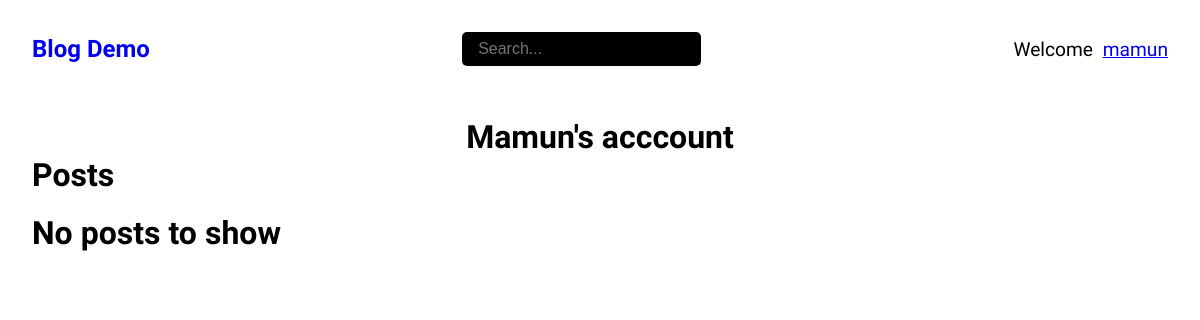
Page /my_account/ (signed in) on the earlier database version.
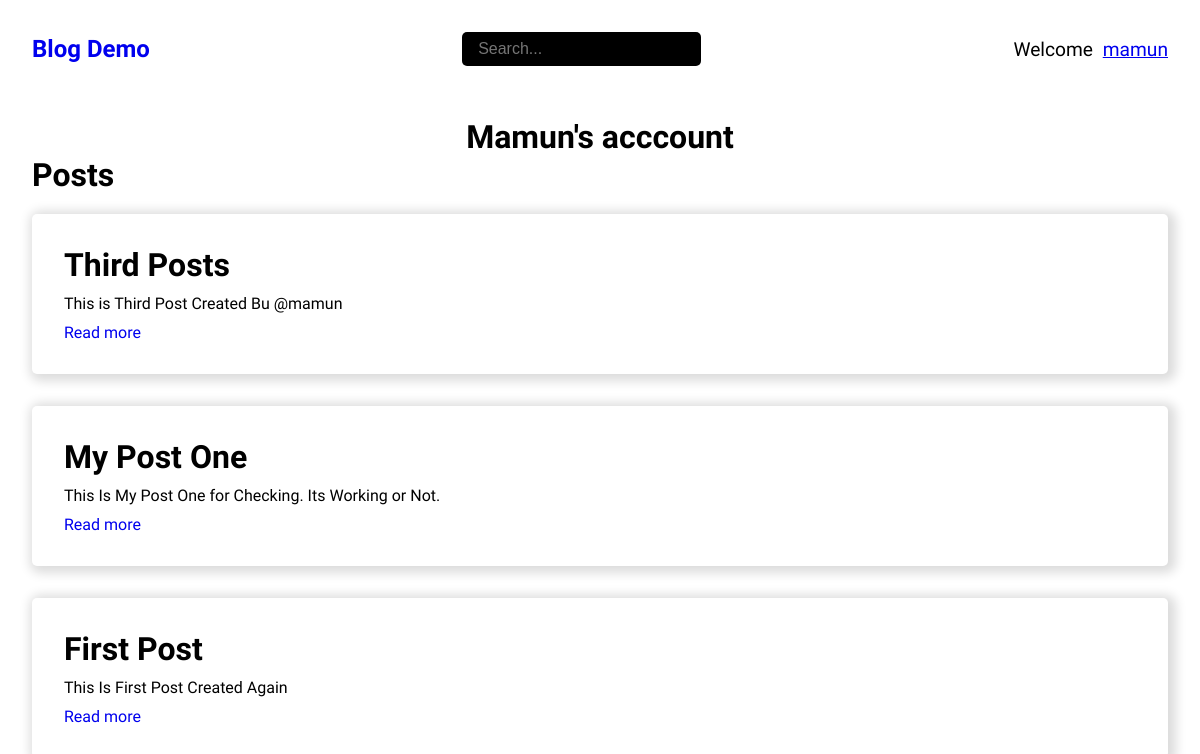
Same page on the later database version.
### blog/models.py (models this page shows, shortened)
class Post(models.Model):
    title = models.CharField(max_length=100)
    body = models.TextField()
    author = models.ForeignKey(User, on_delete = models.CASCADE, null=True, blank=True)
    created = models.DateTimeField(auto_now_add=True)
    updated = models.DateTimeField(auto_now=True)
    class Meta:
        ordering = ["-created"]

### blog/views.py (the view)
# urls.py: path("my_account/", views.myAccount, name="my_account"),
@login_required(login_url="login")
def myAccount(request):
    user = request.user
    user_posts = Post.objects.filter(author=user)
    context = {"posts":user_posts}
    context["capitalize_username"] = request.user.username.capitalize()
    return render(request, "my_account.html", context)

### templates/my_account.html
{% extends 'base.html' %}
{% block content %}
<h1 class="text-center mt-2">{{capitalize_username}}'s acccount</h1>
<div class="container account-container">
  <div class="account-posts">
    <h1 class="mb-2">Posts</h1>
    <div class="posts-wrapper">
      {% include "components/posts.html" %}
    </div>
  </div>
</div>
{% endblock content %}

### templates/components/posts.html
{% for post in posts %}
<div class="blog">
  <h1>{{post.title}}</h1>
  <p>{{post.body}}</p>
  <a href="{% url 'post_detail' post.id %}">Read more</a>
</div>
{% empty %}
  <h1>No posts to show</h1>
{% endfor %}

Differences in the rows shown:
added Post: title "Third Posts", body "This is Third Post Created Bu @mamun"
now on this page (row edited): Post: title "My Post One", body "This Is My Post One for Checking. Its Working or Not."
now on this page (row edited): Post: title "First Post", body "This Is First Post Created Again"
Other differences:
text no longer shown: "No posts to show"
